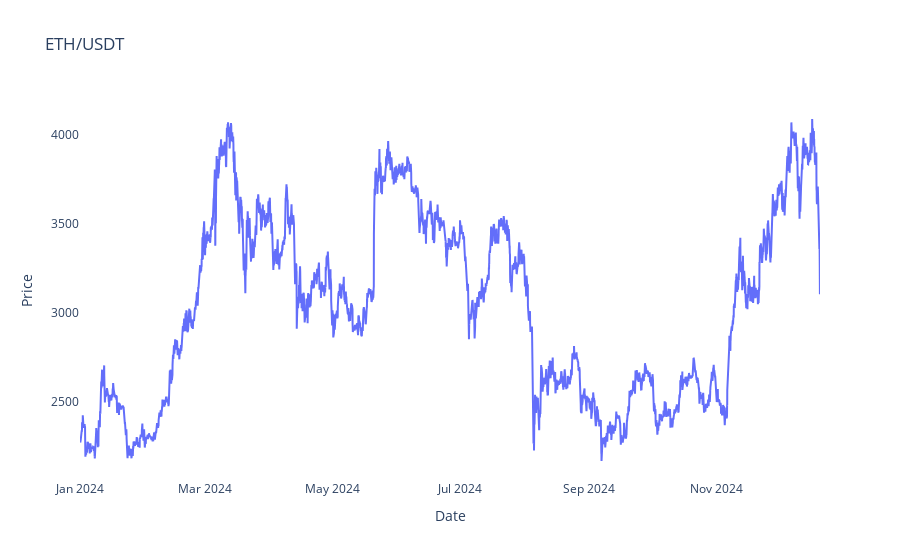

The code cell stored with this chart in its notebook:
### Code cell
linear_plot(df, 'ETH/USDT')

### Figure 1 — Plotly figure (JSON) as saved in the notebook; plotly's stock layout.template omitted (floating-point values rounded to 4 significant figures; data arrays with more than 128 entries replaced by an {"elided": "..."} marker saying what was removed)
{"data": [{"mode": "lines", "x": {"elided": "8509 str values"}, "y": {"elided": "8509 float values"}, "type": "scatter"}], "layout": {"plot_bgcolor": "white", "xaxis": {"title": {"text": "Date"}}, "yaxis": {"title": {"text": "Price"}}, "title": {"text": "ETH/USDT"}}}
